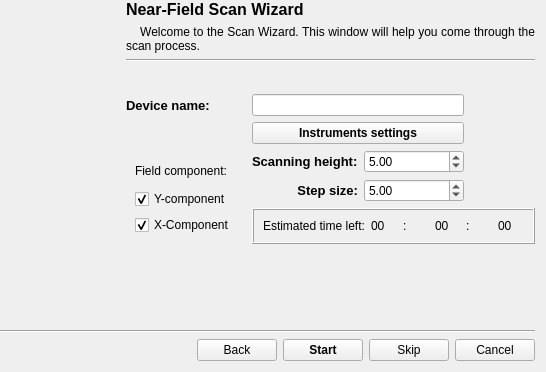
<?xml version="1.0" encoding="UTF-8"?>
<ui version="4.0">
 <class>ScanWizard</class>
 <widget class="QWidget" name="ScanWizard">
  <property name="geometry">
   <rect>
    <x>0</x>
    <y>0</y>
    <width>546</width>
    <height>372</height>
   </rect>
  </property>
  <property name="sizePolicy">
   <sizepolicy hsizetype="Preferred" vsizetype="Preferred">
    <horstretch>0</horstretch>
    <verstretch>0</verstretch>
   </sizepolicy>
  </property>
  <property name="minimumSize">
   <size>
    <width>0</width>
    <height>0</height>
   </size>
  </property>
  <property name="maximumSize">
   <size>
    <width>5000</width>
    <height>5000</height>
   </size>
  </property>
  <property name="windowTitle">
   <string>Form</string>
  </property>
  <layout class="QGridLayout" name="gridLayout_3">
   <property name="leftMargin">
    <number>0</number>
   </property>
   <property name="topMargin">
    <number>0</number>
   </property>
   <item row="2" column="1" colspan="2">
    <widget class="Line" name="line_2">
     <property name="orientation">
      <enum>Qt::Horizontal</enum>
     </property>
    </widget>
   </item>
   <item row="1" column="1" colspan="2">
    <widget class="QLabel" name="title_label">
     <property name="sizePolicy">
      <sizepolicy hsizetype="Preferred" vsizetype="Preferred">
       <horstretch>0</horstretch>
       <verstretch>0</verstretch>
      </sizepolicy>
     </property>
     <property name="text">
      <string>    Welcome to the Scan Wizard. This window will help you come through the scan process.</string>
     </property>
     <property name="textFormat">
      <enum>Qt::AutoText</enum>
     </property>
     <property name="scaledContents">
      <bool>false</bool>
     </property>
     <property name="alignment">
      <set>Qt::AlignJustify|Qt::AlignVCenter</set>
     </property>
     <property name="wordWrap">
      <bool>true</bool>
     </property>
    </widget>
   </item>
   <item row="0" column="0" rowspan="10">
    <widget class="QLabel" name="wizard_image">
     <property name="sizePolicy">
      <sizepolicy hsizetype="MinimumExpanding" vsizetype="MinimumExpanding">
       <horstretch>0</horstretch>
       <verstretch>0</verstretch>
      </sizepolicy>
     </property>
     <property name="minimumSize">
      <size>
       <width>120</width>
       <height>100</height>
      </size>
     </property>
     <property name="maximumSize">
      <size>
       <width>120</width>
       <height>305</height>
      </size>
     </property>
     <property name="frameShape">
      <enum>QFrame::NoFrame</enum>
     </property>
     <property name="frameShadow">
      <enum>QFrame::Plain</enum>
     </property>
     <property name="text">
      <string/>
     </property>
     <property name="scaledContents">
      <bool>true</bool>
     </property>
    </widget>
   </item>
   <item row="10" column="0" colspan="3">
    <widget class="Line" name="line">
     <property name="orientation">
      <enum>Qt::Horizontal</enum>
     </property>
    </widget>
   </item>
   <item row="4" column="1" colspan="2">
    <layout class="QGridLayout" name="gridLayout_4">
     <item row="1" column="0">
      <layout class="QGridLayout" name="gridLayout_2">
       <item row="5" column="1">
        <widget class="QLabel" name="step_size_label">
         <property name="font">
          <font>
           <pointsize>10</pointsize>
           <weight>75</weight>
           <bold>true</bold>
          </font>
         </property>
         <property name="text">
          <string>Step size:</string>
         </property>
         <property name="alignment">
          <set>Qt::AlignRight|Qt::AlignTrailing|Qt::AlignVCenter</set>
         </property>
        </widget>
       </item>
       <item row="3" column="1" colspan="2">
        <widget class="QPushButton" name="instruments_settings">
         <property name="font">
          <font>
           <weight>75</weight>
           <bold>true</bold>
          </font>
         </property>
         <property name="text">
          <string>Instruments settings</string>
         </property>
        </widget>
       </item>
       <item row="4" column="0" rowspan="3">
        <widget class="QFrame" name="comp_frame">
         <property name="minimumSize">
          <size>
           <width>120</width>
           <height>0</height>
          </size>
         </property>
         <property name="frameShape">
          <enum>QFrame::NoFrame</enum>
         </property>
         <property name="frameShadow">
          <enum>QFrame::Plain</enum>
         </property>
         <layout class="QVBoxLayout" name="verticalLayout">
          <item>
           <widget class="QLabel" name="field_comp_label">
            <property name="text">
             <string>Field component:</string>
            </property>
           </widget>
          </item>
          <item>
           <widget class="QCheckBox" name="y_comp_checkbox">
            <property name="text">
             <string>Y-component</string>
            </property>
            <property name="checked">
             <bool>true</bool>
            </property>
           </widget>
          </item>
          <item>
           <widget class="QCheckBox" name="x_comp_checkbox">
            <property name="text">
             <string>X-Component</string>
            </property>
            <property name="checked">
             <bool>true</bool>
            </property>
           </widget>
          </item>
         </layout>
        </widget>
       </item>
       <item row="6" column="1" colspan="3">
        <widget class="QFrame" name="time_frame">
         <property name="frameShape">
          <enum>QFrame::Box</enum>
         </property>
         <property name="frameShadow">
          <enum>QFrame::Raised</enum>
         </property>
         <layout class="QHBoxLayout" name="horizontalLayout_2">
          <item>
           <widget class="QLabel" name="label_7">
            <property name="text">
             <string>Estimated time left:</string>
            </property>
           </widget>
          </item>
          <item>
           <widget class="QLabel" name="hours">
            <property name="text">
             <string>00</string>
            </property>
           </widget>
          </item>
          <item>
           <widget class="QLabel" name="label_5">
            <property name="text">
             <string>:</string>
            </property>
           </widget>
          </item>
          <item>
           <widget class="QLabel" name="minutes">
            <property name="text">
             <string>00</string>
            </property>
           </widget>
          </item>
          <item>
           <widget class="QLabel" name="label_3">
            <property name="text">
             <string>:</string>
            </property>
           </widget>
          </item>
          <item>
           <widget class="QLabel" name="seconds">
            <property name="text">
             <string>00</string>
            </property>
           </widget>
          </item>
         </layout>
        </widget>
       </item>
       <item row="4" column="1">
        <widget class="QLabel" name="scan_height_label">
         <property name="font">
          <font>
           <pointsize>10</pointsize>
           <weight>75</weight>
           <bold>true</bold>
          </font>
         </property>
         <property name="text">
          <string>Scanning height:</string>
         </property>
        </widget>
       </item>
       <item row="1" column="0" colspan="4">
        <widget class="QLabel" name="info_label">
         <property name="sizePolicy">
          <sizepolicy hsizetype="Preferred" vsizetype="Preferred">
           <horstretch>0</horstretch>
           <verstretch>0</verstretch>
          </sizepolicy>
         </property>
         <property name="text">
          <string/>
         </property>
         <property name="textFormat">
          <enum>Qt::AutoText</enum>
         </property>
         <property name="scaledContents">
          <bool>false</bool>
         </property>
         <property name="alignment">
          <set>Qt::AlignJustify|Qt::AlignTop</set>
         </property>
         <property name="wordWrap">
          <bool>true</bool>
         </property>
        </widget>
       </item>
       <item row="5" column="2">
        <widget class="QDoubleSpinBox" name="step_size_spinBox">
         <property name="minimumSize">
          <size>
           <width>100</width>
           <height>0</height>
          </size>
         </property>
         <property name="maximumSize">
          <size>
           <width>100</width>
           <height>50</height>
          </size>
         </property>
         <property name="maximum">
          <double>100.000000000000000</double>
         </property>
         <property name="singleStep">
          <double>5.000000000000000</double>
         </property>
         <property name="value">
          <double>5.000000000000000</double>
         </property>
        </widget>
       </item>
       <item row="2" column="1" colspan="2">
        <widget class="QLineEdit" name="dut_name"/>
       </item>
       <item row="4" column="2">
        <widget class="QDoubleSpinBox" name="scan_height_spinBox">
         <property name="minimumSize">
          <size>
           <width>100</width>
           <height>0</height>
          </size>
         </property>
         <property name="maximumSize">
          <size>
           <width>100</width>
           <height>50</height>
          </size>
         </property>
         <property name="maximum">
          <double>20.000000000000000</double>
         </property>
         <property name="singleStep">
          <double>5.000000000000000</double>
         </property>
         <property name="value">
          <double>5.000000000000000</double>
         </property>
        </widget>
       </item>
       <item row="8" column="0">
        <layout class="QHBoxLayout" name="horizontalLayout"/>
       </item>
       <item row="2" column="0">
        <widget class="QLabel" name="dut_label">
         <property name="font">
          <font>
           <pointsize>10</pointsize>
           <weight>75</weight>
           <bold>true</bold>
          </font>
         </property>
         <property name="text">
          <string>Device name:</string>
         </property>
        </widget>
       </item>
      </layout>
     </item>
    </layout>
   </item>
   <item row="9" column="1" colspan="2">
    <spacer name="verticalSpacer">
     <property name="orientation">
      <enum>Qt::Vertical</enum>
     </property>
     <property name="sizeHint" stdset="0">
      <size>
       <width>20</width>
       <height>40</height>
      </size>
     </property>
    </spacer>
   </item>
   <item row="11" column="2">
    <layout class="QGridLayout" name="gridLayout">
     <property name="sizeConstraint">
      <enum>QLayout::SetMaximumSize</enum>
     </property>
     <item row="1" column="2">
      <widget class="QPushButton" name="Next_button">
       <property name="font">
        <font>
         <weight>75</weight>
         <bold>true</bold>
        </font>
       </property>
       <property name="text">
        <string>Start</string>
       </property>
      </widget>
     </item>
     <item row="1" column="0">
      <spacer name="horizontalSpacer">
       <property name="orientation">
        <enum>Qt::Horizontal</enum>
       </property>
       <property name="sizeHint" stdset="0">
        <size>
         <width>40</width>
         <height>20</height>
        </size>
       </property>
      </spacer>
     </item>
     <item row="1" column="3">
      <widget class="QPushButton" name="skip_calibration_button">
       <property name="text">
        <string>Skip</string>
       </property>
      </widget>
     </item>
     <item row="1" column="5">
      <widget class="QPushButton" name="Cancel_button">
       <property name="text">
        <string>Cancel</string>
       </property>
      </widget>
     </item>
     <item row="1" column="1">
      <widget class="QPushButton" name="back_button">
       <property name="text">
        <string>Back</string>
       </property>
      </widget>
     </item>
    </layout>
   </item>
   <item row="0" column="1" colspan="2">
    <widget class="QLabel" name="label">
     <property name="font">
      <font>
       <pointsize>12</pointsize>
       <weight>75</weight>
       <bold>true</bold>
      </font>
     </property>
     <property name="text">
      <string>Near-Field Scan Wizard</string>
     </property>
     <property name="alignment">
      <set>Qt::AlignLeading|Qt::AlignLeft|Qt::AlignVCenter</set>
     </property>
    </widget>
   </item>
  </layout>
 </widget>
 <resources/>
 <connections/>
</ui>
